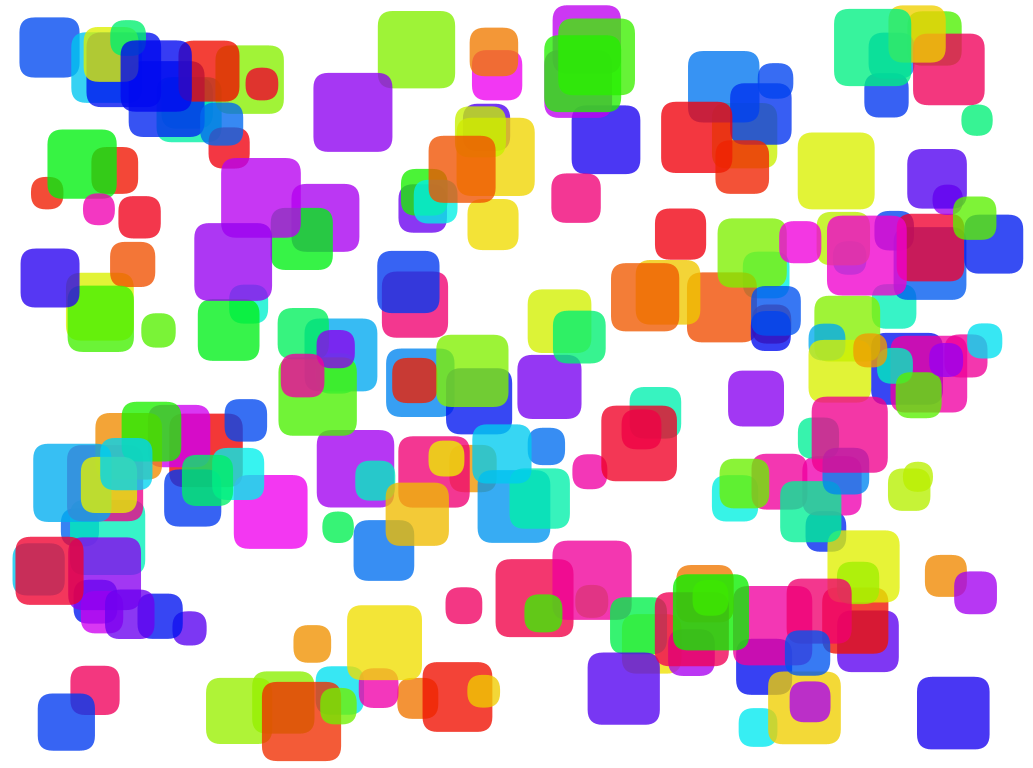
Frame 1 (no input)
Frame 60 (the mouse pressed at the canvas centre just before this capture): identical to frame 1, image omitted
Frame 120 (the mouse held since frame 60 and released just before this capture): identical to frame 1, image omitted

The Processing sketch that drew this single still picture (run headless with seeded random() and noise(); from frame 60 on, the mouse is pressed at the canvas centre):

// Processing sketch: day_08_05_custom_functions
// ── day_08_05_custom_functions.pde
//----------------------------------------------------
// DT Bootcamp 2014, Parsons the New School for Design. 
// Day 8, speed, acceleration, and mouse collision
// Now adding custom functions.
// Building on the same example as before
//----------------------------------------------------

//How many objects do we have?
int numObj = 200;

//Declaring (the arrays of) the properties of our object(s)
float[] size = new float[numObj];
float[] posX = new float[numObj];
float[] posY = new float[numObj];
float[] speedX = new float[numObj];
float[] speedY = new float[numObj];
float[] hue = new float[numObj];

//The acceleration will be an "environment" property
float accel;

void setup(){
  size(1033, 768);
  colorMode(HSB);
  smooth();
  
  //Assigning values to the properties
  //Since all our arrays have the same length (the number of objects we have),
  //we can loop trough all of them at once
  for(int i = 0; i < numObj; i++){
    //Let's make our objects slightly differently by assigning random values
    size[i] = random(30, 80);
    posX[i] = random(size[i]/2, width - size[i]/2);
    posY[i] = random(size[i]/2, height - size[i]/2);
    speedX[i] = 0;
    speedY[i] = 0;
    hue[i] = random(255);
  }
  
  accel = 0.95;
}

void draw(){
  background(255);

  for(int i = 0; i < numObj; i++){
    checkMouse(i);      //Check mouse over
    checkBoundaries(i); //Check boundaries
    noStroke();
    rectMode(CENTER);
    rect(posX[i], posY[i], size[i], size[i], 15);
  
    //Add speed to the position
    posX[i] = posX[i] + speedX[i];
    posY[i] = posY[i] + speedY[i];
    
    //Change speed based on acceleration
    //In this case, the acceleration will slowdown the object
    //Think of it as a simulation of friction 
    speedX[i] = speedX[i] * accel;
    speedY[i] = speedY[i] * accel;
  }
}

void checkMouse(int i){
  if(posX[i] - size[i]/2 < mouseX && mouseX < posX[i] + size[i]/2 &&
     posY[i] - size[i]/2 < mouseY && mouseY < posY[i] + size[i]/2){
    fill(hue[i], 255, 255);
    speedX[i] = mouseX - pmouseX;
    speedY[i] = mouseY - pmouseY;
  }else{
    fill(hue[i], 255, 240, 200);
  }
}

void checkBoundaries(int i){
  if(posX[i] - size[i]/2 < 0 || posX[i] + size[i]/2 > width){
    speedX[i] = -speedX[i];
  }
  if(posY[i] - size[i]/2 < 0 || posY[i] + size[i]/2 > height){
    speedY[i] = -speedY[i];
  }
}
